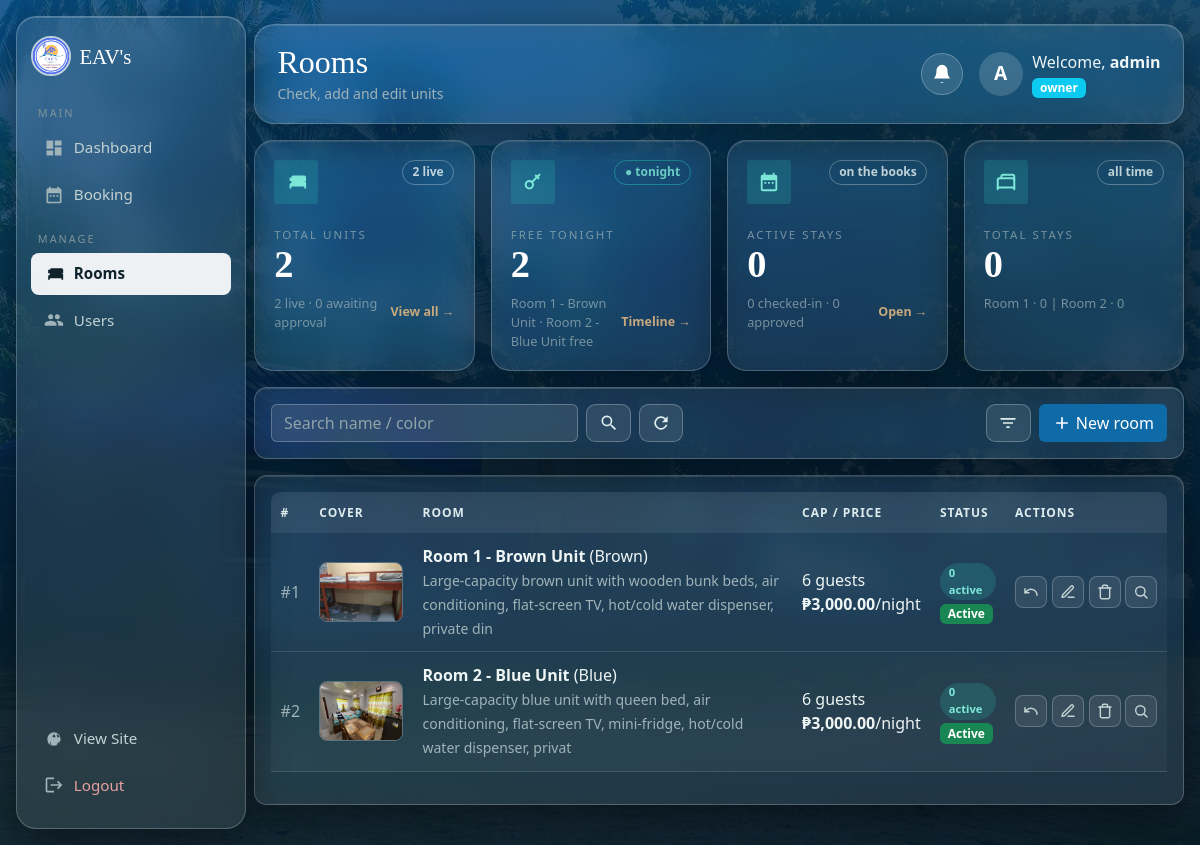
Page /admin/rooms.php (signed in) on the committed database.
### tables this page shows
CREATE TABLE IF NOT EXISTS rooms (
  id INT AUTO_INCREMENT PRIMARY KEY,
  room_name VARCHAR(100) NOT NULL,
  color VARCHAR(50) NOT NULL,
  capacity INT NOT NULL DEFAULT 4,
  price_per_night DECIMAL(10,2) NOT NULL DEFAULT 3000.00,
  description TEXT,
  image_urls TEXT,
  status ENUM('pending','active') NOT NULL DEFAULT 'pending',
  created_at TIMESTAMP DEFAULT CURRENT_TIMESTAMP
);

### config/helpers.php (called while the page is built, shortened)
<?php
function peso($n) {
    return '₱' . number_format((float)$n, 2);
}
function esc($s) { return htmlspecialchars($s ?? '', ENT_QUOTES, 'UTF-8'); }

### admin/rooms.php (the view, shortened to what this page needs)
<?php require 'auth.php'; require '../config/db.php'; require '../config/helpers.php'; require 'layout.php';
$q=trim($_GET['q']??''); $fs=trim($_GET['fstart']??''); $fe=trim($_GET['fend']??''); $fst=$_GET['fstatus']??'all';
$where=['1']; $types=''; $params=[];
$st=$conn->prepare("SELECT r.*, (SELECT COUNT(*) FROM bookings b WHERE b.room_id=r.id AND b.booking_status IN ('Confirmed','CheckedIn')) AS active_n FROM rooms r WHERE ".implode(' AND ',$where)." ORDER BY id");
$st->execute(); $rooms=$st->get_result()->fetch_all(MYSQLI_ASSOC);
$kUnits=(int)$conn->query("SELECT COUNT(*) c FROM rooms")->fetch_assoc()['c'];
$kLive=(int)$conn->query("SELECT COUNT(*) c FROM rooms WHERE status='active'")->fetch_assoc()['c'];
$kPendAppr=$kUnits-$kLive;
$kToday=date('Y-m-d'); $kTomorrow=date('Y-m-d',strtotime('+1 day'));
$kBusy=$conn->query("SELECT DISTINCT room_id FROM bookings WHERE booking_status IN ('Confirmed','CheckedIn') AND check_in<'$kTomorrow' AND check_out>'$kToday'")->fetch_all(MYSQLI_ASSOC);
$kBusyIds=array_map(fn($x)=>(int)$x['room_id'],$kBusy);
$kRoomsAll=$conn->query("SELECT id,room_name FROM rooms ORDER BY id")->fetch_all(MYSQLI_ASSOC);
$kFreeNames=[]; foreach($kRoomsAll as $kr){ if(!in_array((int)$kr['id'],$kBusyIds))$kFreeNames[]=$kr['room_name']; }
$kFree=count($kFreeNames);
$kActive=0; $kActIn=0; $kActAp=0;
$kStays=[]; foreach($kRoomsAll as $kr)$kStays[$kr['id']]=0;
$kStayTot=array_sum($kStays);
$kStayParts=[]; foreach($kRoomsAll as $kr){ $short=explode(' - ',$kr['room_name'])[0]; $kStayParts[]=esc($short).' · '.($kStays[$kr['id']]??0); }
?>
<div class="row g-3 mb-3">
  <div class="col-6 col-xl-3"><div class="kpi-dash glass has-link">
    <div class="top"><span class="kpi-ic"><svg class="act-icon"><use href="#i-bed"/></svg></span><span class="delta delta-abs"><?php echo $kLive; ?> live</span></div>
    <div class="lbl">Total Units</div><div class="big"><?php echo $kUnits; ?></div>
    <div class="kpi-sub"><span class="sub"><?php echo $kLive; ?> live · <?php echo $kPendAppr; ?> awaiting approval</span><span class="kpi-more">View all →</span></div>
  </div></div>
  <div class="col-6 col-xl-3"><div class="kpi-dash glass">
    <div class="top"><span class="kpi-ic"><svg class="act-icon"><use href="#k-key"/></svg></span><span class="delta delta-live">● tonight</span></div>
    <div class="lbl">Free Tonight</div><div class="big"><?php echo $kFree; ?></div>
    <div class="kpi-sub"><span class="sub"><?php echo $kFreeNames ? esc(implode(' · ',$kFreeNames)).' free' : 'Fully booked tonight'; ?></span><a class="kpi-more" href="dashboard.php">Timeline →</a></div>
  </div></div>
  <div class="col-6 col-xl-3"><div class="kpi-dash glass">
    <div class="top"><span class="kpi-ic"><svg class="act-icon"><use href="#i-book"/></svg></span><span class="delta delta-abs">on the books</span></div>
    <div class="lbl">Active Stays</div><div class="big"><?php echo $kActive; ?></div>
    <div class="kpi-sub"><span class="sub"><?php echo $kActIn; ?> checked-in · <?php echo $kActAp; ?> approved</span><a class="kpi-more" href="bookings.php">Open →</a></div>
  </div></div>
  <div class="col-6 col-xl-3"><div class="kpi-dash glass">
    <div class="top"><span class="kpi-ic"><svg class="act-icon"><use href="#k-bed"/></svg></span><span class="delta delta-abs" title="Non-declined stays per unit, all time">all time</span></div>
    <div class="lbl">Total Stays</div><div class="big"><?php echo $kStayTot; ?></div>
    <div class="kpi-sub"><span class="sub"><?php echo implode(' | ',$kStayParts); ?></span></div>
  </div></div>
</div>
<div class="ad-card glass tool-card"><div class="toolbelt">
<form method="get" data-toast-form class="tool-left">
<input name="q" class="form-control" placeholder="Search name / color" value="<?php echo esc($q); ?>">
<button class="icon-btn" title="Search"><svg class="nav-ic"><use href="#i-search"/></svg></button>
<a href="rooms.php" title="Refresh" class="icon-btn"><svg class="nav-ic"><use href="#i-refresh"/></svg></a>
</form>
<div class="tool-right">
<div class="filter-wrap">
<button type="button" class="icon-btn filter-btn" aria-expanded="false" title="Filter"><svg class="nav-ic"><use href="#i-filter"/></svg></button>
</div>
<button class="btn btn-ocean" data-bs-toggle="modal" data-bs-target="#newRoom"><svg class="nav-ic"><use href="#i-plus"/></svg> New room</button>
</div>
</div></div>
<div class="ad-card glass book-table"><div class="table-responsive"><table class="table table-sm align-middle book-table">
<thead><tr><th>#</th><th>Cover</th><th>Room</th><th>Cap / Price</th><th>Status</th><th>Actions</th></tr></thead>
<tbody>
<?php foreach($rooms as $r): ?><tr>
<td class="text-muted">#<?php echo $r['id']; ?></td>
<td><a href="../<?php echo esc($r['image_urls']); ?>" target="_blank" class="proof-thumb"><img src="../<?php echo esc($r['image_urls']); ?>" alt="cover"></a></td>
<td><b><?php echo esc($r['room_name']); ?></b> (<?php echo esc($r['color']); ?>)<br><small class="text-muted"><?php echo esc(substr($r['description'],0,120)); ?></small></td>
<td><?php echo (int)$r['capacity']; ?> guests<br><b><?php echo peso($r['price_per_night']); ?></b>/night</td>
<td><span class="nights-chip"><?php echo (int)$r['active_n']; ?> active</span><br><?php echo ($r['status']??'pending')==='active'?'<span class="badge bg-success">Active</span>':'<span class="badge bg-warning text-dark">Pending</span>'; ?></td>
<td><div class="act-row nowrap">
<?php if(($r['status']??'pending')==='active'): ?>
<a class="btn-act a-warn" title="Hide from site (deactivate)" onclick="return askConfirm('Hide <?php echo esc($r['room_name']); ?> from the site?','?deactivate=<?php echo $r['id']; ?>')"><svg class="act-icon"><use href="#a-undo"/></svg></a>
<?php else: ?>
<a class="btn-act a-ok" title="Approve — show on site" onclick="return askConfirm('Approve <?php echo esc($r['room_name']); ?>? It will appear on the landing page.','?approve=<?php echo $r['id']; ?>')"><svg class="act-icon"><use href="#a-up"/></svg></a>
<?php endif; ?>
<a class="btn-act a-edit" title="Edit room" href="?edit=<?php echo $r['id']; ?>"><svg class="act-icon"><use href="#a-edit"/></svg></a>
<a class="btn-act a-bad" title="Delete room" onclick="return askConfirm('Delete <?php echo esc($r['room_name']); ?>? Blocked if active bookings exist.','?del=<?php echo $r['id']; ?>')"><svg class="act-icon"><use href="#a-trash"/></svg></a>
<a class="btn-act a-view" title="View guest page" href="../room-details.php?id=<?php echo $r['id']; ?>" target="_blank"><svg class="act-icon"><use href="#a-view"/></svg></a></div></td>
</tr><?php endforeach; ?>
</tbody>
</table></div></div>

### rows in the picture
rooms: id "1", image_urls (picture), room_name "Room 1 - Brown Unit", color "Brown", description "Large-capacity brown unit with wooden bunk beds, air conditioning, flat-screen TV, hot/cold water dispenser, private din", capacity "6", price_per_night "₱3,000.00", active_n "0", status "Active"
rooms: id "2", image_urls (picture), room_name "Room 2 - Blue Unit", color "Blue", description "Large-capacity blue unit with queen bed, air conditioning, flat-screen TV, mini-fridge, hot/cold water dispenser, privat", capacity "6", price_per_night "₱3,000.00", active_n "0", status "Active"

### other values in the picture
$title "Rooms"
$subtitle "Check, add and edit units"
$strip_initial "A"
$strip_u "admin"
$strip_role "owner"
$kLive "2"
$kUnits "2"
$kPendAppr "0"
$kFree "2"
implode(' · ',$kFreeNames) "Room 1 - Brown Unit · Room 2 - Blue Unit"
$kActive "0"
$kActIn "0"
$kActAp "0"
$kStayTot "0"
implode(' | ',$kStayParts) "Room 1 · 0 | Room 2 · 0"
